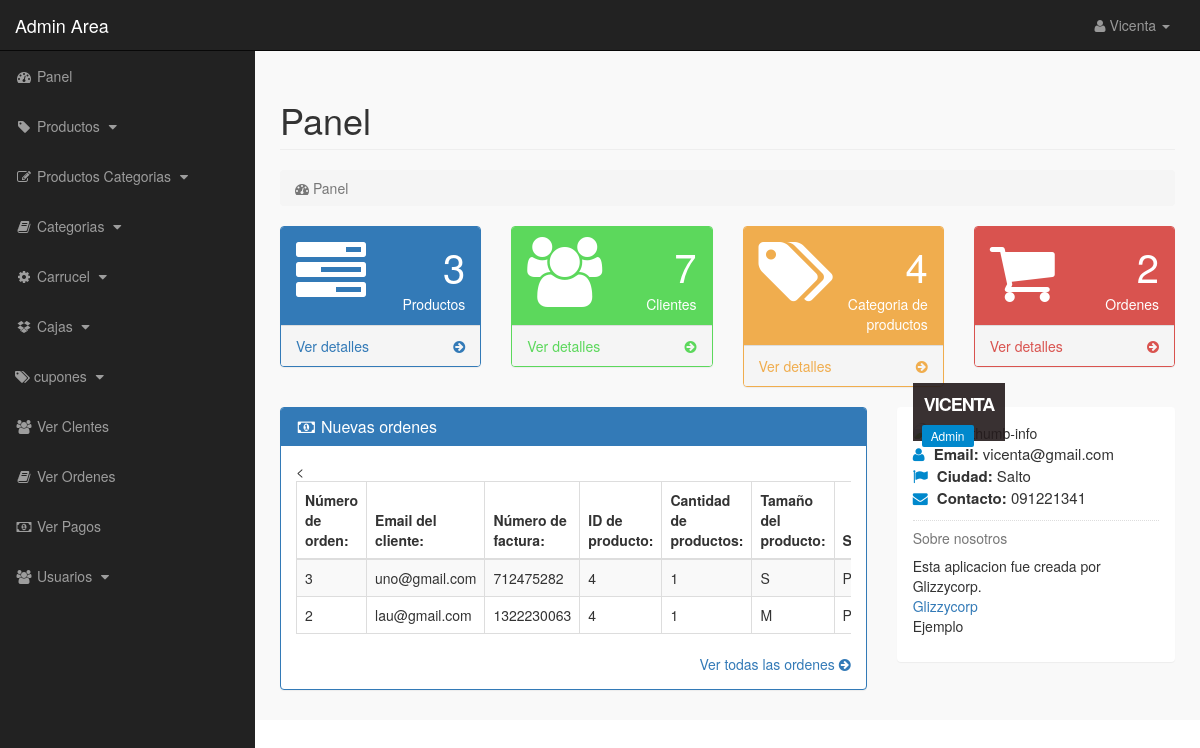
The page /admin_area/index.php?panel (signed in) on the database its author committed.
### tables this page shows
CREATE TABLE `ordenes_pendientes` (
  `orden_id` int(5) NOT NULL,
  `cliente_id` int(5) NOT NULL,
  `numero_orden` int(10) NOT NULL,
  `producto_id` text NOT NULL,
  `cant` int(4) NOT NULL,
  `tamaño` text NOT NULL,
  `status` text NOT NULL
);

CREATE TABLE `customer` (
  `cliente_id` int(5) NOT NULL,
  `cliente_nombre` varchar(50) NOT NULL,
  `cliente_email` varchar(70) NOT NULL,
  `cliente_pass` varchar(30) NOT NULL,
  `cliente_ciudad` text NOT NULL,
  `cliente_contacto` varchar(40) NOT NULL,
  `cliente_direccion` text NOT NULL,
  `cliente_img` text NOT NULL,
  `activo` int(1) DEFAULT 1
);

### admin_area/panel.php (the view, shortened to what this page needs)
<?php
include("includes/db.php");
   if(!isset($_SESSION['admin_email'])){
    echo "<script>window.open('login.php','_self')</script>";
    }else{
?>
<div class="row">
    <div class="col-lg-12">
        <h1 class="page-header"> Panel </h1>
        <ol class="breadcrumb">
            <li class="active">
                <i class="fa fa-dashboard"></i> Panel
            </li>
        </ol>
    </div>
</div>
<div class="row">
    <div class="col-lg-3 col-md-6">
        <div class="panel panel-primary">
            <div class="panel-heading">
                <div class="row">
                    <div class="col-xs-3">
                        <i class="fa fa-tasks fa-5x"></i>
                    </div>
                    <div class="col-xs-9 text-right">
                        <div class="huge"> <?php echo $cont_productos; ?> </div>
                        <div> Productos </div>
                    </div>
                </div>
            </div>
            <a href="index.php?ver_producto">
                <div class="panel-footer">
                    <span class="pull-left">
                        Ver detalles
                    </span>
                    <span class="pull-right">
                        <i class="fa fa-arrow-circle-right"></i>
                    </span>
                    <div class="clearfix"></div>
                </div>
            </a>
            </div>
        </div>
       <div class="col-lg-3 col-md-6">
        <div class="panel panel-green">
            <div class="panel-heading">
                <div class="row">
                    <div class="col-xs-3">
                        <i class="fa fa-users fa-5x"></i>
                    </div>
                    <div class="col-xs-9 text-right">
                        <div class="huge"> <?php echo $cont_customers; ?> </div>
                        <div> Clientes </div>
                    </div>
                </div>
            </div>
            <a href="index.php?ver_clientes">
                <div class="panel-footer">
                    <span class="pull-left">
                        Ver detalles
                    </span>
                    <span class="pull-right">
                        <i class="fa fa-arrow-circle-right"></i>
                    </span>
                    <div class="clearfix"></div>
                </div>
            </a>
        </div>
    </div>
    <div class="col-lg-3 col-md-6">
        <div class="panel panel-orange">
            <div class="panel-heading">
                <div class="row">
                    <div class="col-xs-3">
                        <i class="fa fa-tags fa-5x"></i>
                    </div>
                    <div class="col-xs-9 text-right">
                        <div class="huge"> <?php echo $cont_p_cat; ?> </div>
                        <div> Categoria de productos </div>
                    </div>
                </div>
            </div>
            <a href="index.php?ver_p_cats">
                <div class="panel-footer">
                    <span class="pull-left">
                        Ver detalles
                    </span>
                    <span class="pull-right">
                        <i class="fa fa-arrow-circle-right"></i>
                    </span>
                    <div class="clearfix"></div>
                </div>
            </a>
        </div>
    </div>
    <div class="col-lg-3 col-md-6">
        <div class="panel panel-red">
            <div class="panel-heading">
                <div class="row">
                    <div class="col-xs-3">
                        <i class="fa fa-shopping-cart fa-5x"></i>
                    </div>
                    <div class="col-xs-9 text-right">
                        <div class="huge"> <?php echo $cont_pend_ord; ?> </div>
                        <div> Ordenes </div>
                    </div>
                </div>
            </div>
            <a href="index.php?ver_ordenes">
                <div class="panel-footer">
                    <span class="pull-left">
                        Ver detalles
                    </span>
                    <span class="pull-right">
                        <i class="fa fa-arrow-circle-right"></i>
                    </span>
                    <div class="clearfix"></div>
                </div>
            </a>
        </div>
    </div>
</div>
<div class="row">
    <div class="col-lg-8">
        <div class="panel panel-primary">
            <div class="panel-heading">
                <h3 class="panel-title">
                    <i class="fa fa-money fa-fw"></i> Nuevas ordenes
                </h3>
            </div>
            <div class="panel-body">
                <div class="table-responsive">
                    <table class="table table-hover table-striped table-bordered"><
                        <thead>
                        <tr>
                            <th>Número de orden:</th>
                            <th>Email del cliente:</th>
                            <th>Número de factura:</th>
                            <th>ID de producto:</th>
                            <th>Cantidad de productos:</th>
                            <th>Tamaño del producto:</th>
                            <th>Status:</th>
                        </tr>
                        </thead>
                        <tbody>
                        <?php
                        $get_orden = "SELECT * FROM ordenes_pendientes ORDER BY 1 DESC LIMIT 0,4";
                        $run_orden = mysqli_query($con, $get_orden);
                        while ($row_orden = mysqli_fetch_array($run_orden)) {
                            $orden_id = $row_orden['orden_id'];
                            $c_id = $row_orden['cliente_id'];
                            $numero_orden = $row_orden['numero_orden'];
                            $producto_id = $row_orden['producto_id'];
                            $cant = $row_orden['cant'];
                            $tamaño = $row_orden['tamaño'];
                            $orden_estado = $row_orden['status'];
                        ?>
                        <tr>
                            <td><?php echo $orden_id; ?></td>
                            <td>
                                <?php
                                $get_cliente = "SELECT * FROM customer WHERE cliente_id = '$c_id'";
                                $run_cliente = mysqli_query($con, $get_cliente);
                                $row_cliente = mysqli_fetch_array($run_cliente);
                                $cliente_email = $row_cliente['cliente_email'];
                                echo $cliente_email;
                                ?>
                            </td>
                            <td><?php echo $numero_orden; ?></td>
                            <td><?php echo $producto_id; ?></td>
                            <td><?php echo $cant; ?></td>
                            <td><?php echo $tamaño; ?></td>
                            <td>
                                <?php
                                echo ($orden_estado == "Pendiente") ? "Pendiente" : "Completada";
                                ?>
                            </td>
                        </tr>
                        <?php
                        }
                        ?>
                        </tbody>
                    </table>
                </div>
                <div class="text-right">
                    <a href="index.php?view_orders">
                        Ver todas las ordenes <i class="fa fa-arrow-circle-right"></i>
                    </a>
                </div>
            </div>
        </div>
    </div>
    <div class="col-md-4">
        <div class="panel">
            <div class="panel-body">
                <div class="mb-md thumb-info">
                    <img src="admin_imagen/<?php echo $admin_img; ?>" alt="admin-thumb-info" class="rounded img-responsive">
                    <div class="thumb-info-title">
                        <span class="thumb-info-inner"> <?php echo $admin_nombre; ?></span>
                        <span class="thumb-info-type"> <?php echo $admin_trabajo; ?> </span>
                    </div>
                </div>
                <div class="mb-md">
                    <div class="widget-content-expanded">
                        <i class="fa fa-user"></i> <span> Email: </span> <?php echo $admin_email; ?><br/>
                        <i class="fa fa-flag"></i> <span> Ciudad: </span> <?php echo $admin_ciudad; ?> <br/>
                        <i class="fa fa-envelope"></i> <span> Contacto: </span> <?php echo $admin_contacto; ?><br/>
                    </div>
                    <hr class="dotted short">
                    <h5 class="text-muted"> Sobre nosotros </h5>
                    <p>
                        Esta aplicacion fue creada por Glizzycorp. <br/>
                        <a href="#"> Glizzycorp </a> <br/>
                        <?php echo $admin_sobre; ?>
                    </p>
                </div>
            </div>
        </div>
    </div>
</div>
<?php }?>

### admin_area/includes/sidebar.php (shortened to what this page needs)
<?php
      if(!isset($_SESSION['admin_email'])){
        echo "<script>window.open('login.php','_self')</script>";
        }else{
?>
<nav class="navbar navbar-inverse navbar-fixed-top">
    <div class="navbar-header">
        <a href="index.php?panel" class="navbar-brand">Admin Area</a>
    </div>
    <ul class="nav navbar-right top-nav">
        <li class="dropdown">
            <a href="#" class="dropdown-toggle" data-toggle="dropdown">
                <i class="fa fa-user"></i> <?php echo $admin_nombre; ?> <b class="caret"></b>
            </a>
        </li>
    </ul>
    <div class="collapse navbar-collapse navbar-ex1-collapse">
        <ul class="nav navbar-nav side-nav">
            <li>
                <a href="index.php?panel">
                        <i class="fa fa-fw fa-dashboard"></i> Panel
                </a>
            </li>
            <li>
                <a href="#" data-toggle="collapse" data-target="#products">
                        <i class="fa fa-fw fa-tag"></i> Productos
                        <i class="fa fa-fw fa-caret-down"></i>
                </a>
            </li>
            <li>
                <a href="#" data-toggle="collapse" data-target="#p_cat">
                        <i class="fa fa-fw fa-edit"></i> Productos Categorias
                        <i class="fa fa-fw fa-caret-down"></i>
                </a>
            </li>
            <li>
                <a href="#" data-toggle="collapse" data-target="#cat">
                        <i class="fa fa-fw fa-book"></i> Categorias
                        <i class="fa fa-fw fa-caret-down"></i>
                </a>
            </li>
            <li>
                <a href="#" data-toggle="collapse" data-target="#slides">
                        <i class="fa fa-fw fa-gear"></i> Carrucel
                        <i class="fa fa-fw fa-caret-down"></i>
                </a>
            </li>
            <li>
                <a href="#" data-toggle="collapse" data-target="#boxes">
                        <i class="fa fa-fw fa-dropbox"></i> Cajas
                        <i class="fa fa-fw fa-caret-down"></i>
                </a>
            </li>
            <li>
                <a href="#" data-toggle="collapse" data-target="#cupones">
                <i class="fa fa-tags" aria-hidden="true"></i> cupones
                        <i class="fa fa-fw fa-caret-down"></i>
                </a>
            </li>
            <li>
                <a href="index.php?ver_clientes">
                    <i class="fa fa-fw fa-users"></i> Ver Clentes
                </a>
            </li>
            <li>
                <a href="index.php?ver_ordenes">
                    <i class="fa fa-fw fa-book"></i> Ver Ordenes
                </a>
            </li>
            <li>
                <a href="index.php?ver_pagos">
                    <i class="fa fa-fw fa-money"></i> Ver Pagos
                </a>
            </li>
            <li>
                <a href="#" data-toggle="collapse" data-target="#users">
                        <i class="fa fa-fw fa-users"></i> Usuarios
                        <i class="fa fa-fw fa-caret-down"></i>
                </a>
    </div>
</nav>
<?php }?>

### admin_area/css/styles.css (style rules this page uses)
body { margin-top: 100px; }
@media (min-width: 768px) { body { margin-top: 50px; } }
.top-nav { margin: 0 15px; }
.top-nav>li { float: left; display: inline-block; }
.top-nav>li>a { color: #999999; line-height: 20px; padding-top: 15px; padding-bottom: 15px; }
@media (min-width: 768px) { .side-nav { position: fixed; top: 51px; bottom: 0; width: 255px; overflow-y: auto; overflow-x: hidden; background-color: #222222; padding-bottom: 40px; border-radius: 0; } }
@media (min-width: 768px) { .side-nav>li>a { width: 255px; } }
.huge { font-size: 40px; line-height: normal; }
.panel-green { border-color: #5cd85c; }
.panel-green>.panel-heading { color: #ffffff; background-color: #5cd85c; }
.panel-green>a { color: #5cd85c; }
.panel-orange { border-color: #f0ad4e; }
.panel-orange>.panel-heading { color: #ffffff; background-color: #f0ad4e; }
.panel-orange>a { color: #f0ad4e; }
.panel-red { border-color: #d9534f; }
.panel-red>.panel-heading { color: #ffffff; background-color: #d9534f; }
.panel-red>a { color: #d9534f; }
.panel-body { border-radius: 5px; }
.thumb-info { position: relative; }
.rounded { border-radius: 10px; }
hr { border: 0; height: 1px; margin: 10px 0 10px 0; }
hr.dotted { border-bottom: 1px #dddddd dotted; height: 0px; margin: 10px 0 10px 0; }
.thumb-info .thumb-info-title { background: rgba(36,27,28,.9); bottom: 10%; color: #ffffff; font-size: 18px; font-weight: 600; left: 0; letter-spacing: -1px; padding: 9px 11px 9px; position: absolute; text-transform: uppercase; z-index: 1; }
.thumb-info .thumb-info-inner { display: block; }
.thumb-info .thumb-info-type { background: #0088cc; display: inline-block; border-radius: 2px; float: left; font-size: 12px; font-weight: 400; letter-spacing: 0; margin: 8px -2px -15px -2px; padding: 2px 9px; text-transform: none; }
.widget-content-expanded { font-size: 15px; }
.widget-content-expanded span { font-weight: 600; }
.widget-content-expanded i { color: #0088cc; margin-right: 5px; }

### rows shown on the page
ordenes_pendientes: orden_id "3", cliente.cliente_email "uno@gmail.com", numero_orden "712475282", producto "4", cant "1", tamaño "S", status "Pendiente"
ordenes_pendientes: orden_id "2", cliente.cliente_email "lau@gmail.com", numero_orden "1322230063", producto "4", cant "1", tamaño "M", status "Pendiente"

### other values the page prints
$admin_nombre "Vicenta"
$cont_productos "3"
$cont_customers "7"
$cont_p_cat "4"
$cont_pend_ord "2"
$admin_nombre "VICENTA"
$admin_trabajo "Admin"
$admin_email "vicenta@gmail.com"
$admin_ciudad "Salto"
$admin_contacto "091221341"
$admin_sobre "Ejemplo"
